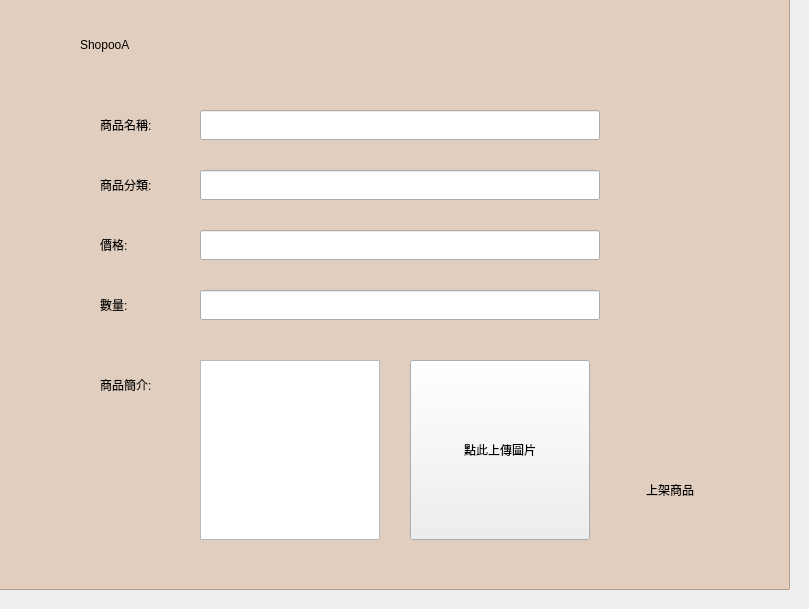
    <widget class="QWidget" name="hitshelves">
     <widget class="QLabel" name="label_161">
      <property name="geometry">
       <rect>
        <x>20</x>
        <y>20</y>
        <width>50</width>
        <height>50</height>
       </rect>
      </property>
      <property name="styleSheet">
       <string notr="true">image: url(:/images/store.png);</string>
      </property>
      <property name="text">
       <string/>
      </property>
     </widget>
     <widget class="QGraphicsView" name="graphicsView_30">
      <property name="geometry">
       <rect>
        <x>-10</x>
        <y>-10</y>
        <width>800</width>
        <height>600</height>
       </rect>
      </property>
      <property name="styleSheet">
       <string notr="true">background-color: rgb(225, 206, 190);
</string>
      </property>
     </widget>
     <widget class="QLabel" name="label_162">
      <property name="geometry">
       <rect>
        <x>80</x>
        <y>30</y>
        <width>120</width>
        <height>30</height>
       </rect>
      </property>
      <property name="styleSheet">
       <string notr="true">font: 700 14pt &quot;Microsoft JhengHei UI&quot;;</string>
      </property>
      <property name="text">
       <string>ShopooA</string>
      </property>
     </widget>
     <widget class="QLabel" name="label_59">
      <property name="geometry">
       <rect>
        <x>100</x>
        <y>100</y>
        <width>100</width>
        <height>50</height>
       </rect>
      </property>
      <property name="styleSheet">
       <string notr="true">font: 700 12pt &quot;Microsoft JhengHei UI&quot;;</string>
      </property>
      <property name="text">
       <string>商品名稱:</string>
      </property>
     </widget>
     <widget class="QLabel" name="label_60">
      <property name="geometry">
       <rect>
        <x>100</x>
        <y>160</y>
        <width>100</width>
        <height>50</height>
       </rect>
      </property>
      <property name="styleSheet">
       <string notr="true">font: 700 12pt &quot;Microsoft JhengHei UI&quot;;</string>
      </property>
      <property name="text">
       <string>商品分類:</string>
      </property>
     </widget>
     <widget class="QLabel" name="label_61">
      <property name="geometry">
       <rect>
        <x>100</x>
        <y>220</y>
        <width>100</width>
        <height>50</height>
       </rect>
      </property>
      <property name="styleSheet">
       <string notr="true">font: 700 12pt &quot;Microsoft JhengHei UI&quot;;</string>
      </property>
      <property name="text">
       <string>價格:</string>
      </property>
     </widget>
     <widget class="QLabel" name="label_62">
      <property name="geometry">
       <rect>
        <x>100</x>
        <y>280</y>
        <width>100</width>
        <height>50</height>
       </rect>
      </property>
      <property name="styleSheet">
       <string notr="true">font: 700 12pt &quot;Microsoft JhengHei UI&quot;;</string>
      </property>
      <property name="text">
       <string>數量:</string>
      </property>
     </widget>
     <widget class="QLineEdit" name="lineEdit_7">
      <property name="geometry">
       <rect>
        <x>200</x>
        <y>110</y>
        <width>400</width>
        <height>30</height>
       </rect>
      </property>
     </widget>
     <widget class="QLineEdit" name="lineEdit_8">
      <property name="geometry">
       <rect>
        <x>200</x>
        <y>170</y>
        <width>400</width>
        <height>30</height>
       </rect>
      </property>
     </widget>
     <widget class="QLineEdit" name="lineEdit_9">
      <property name="geometry">
       <rect>
        <x>200</x>
        <y>230</y>
        <width>400</width>
        <height>30</height>
       </rect>
      </property>
     </widget>
     <widget class="QLineEdit" name="lineEdit_10">
      <property name="geometry">
       <rect>
        <x>200</x>
        <y>290</y>
        <width>400</width>
        <height>30</height>
       </rect>
      </property>
     </widget>
     <widget class="QLabel" name="label_63">
      <property name="geometry">
       <rect>
        <x>100</x>
        <y>360</y>
        <width>100</width>
        <height>50</height>
       </rect>
      </property>
      <property name="styleSheet">
       <string notr="true">font: 700 12pt &quot;Microsoft JhengHei UI&quot;;</string>
      </property>
      <property name="text">
       <string>商品簡介:</string>
      </property>
     </widget>
     <widget class="QTextEdit" name="textEdit">
      <property name="geometry">
       <rect>
        <x>200</x>
        <y>360</y>
        <width>180</width>
        <height>180</height>
       </rect>
      </property>
     </widget>
     <widget class="QPushButton" name="pushButton_13">
      <property name="geometry">
       <rect>
        <x>410</x>
        <y>360</y>
        <width>180</width>
        <height>180</height>
       </rect>
      </property>
      <property name="cursor">
       <cursorShape>PointingHandCursor</cursorShape>
      </property>
      <property name="styleSheet">
       <string notr="true"/>
      </property>
      <property name="text">
       <string>點此上傳圖片</string>
      </property>
     </widget>
     <widget class="QPushButton" name="pushButton_14">
      <property name="geometry">
       <rect>
        <x>20</x>
        <y>20</y>
        <width>50</width>
        <height>50</height>
       </rect>
      </property>
      <property name="cursor">
       <cursorShape>PointingHandCursor</cursorShape>
      </property>
      <property name="styleSheet">
       <string notr="true">border:none;</string>
      </property>
      <property name="text">
       <string/>
      </property>
     </widget>
     <widget class="QPushButton" name="pushButton_15">
      <property name="geometry">
       <rect>
        <x>620</x>
        <y>440</y>
        <width>100</width>
        <height>100</height>
       </rect>
      </property>
      <property name="cursor">
       <cursorShape>PointingHandCursor</cursorShape>
      </property>
      <property name="styleSheet">
       <string notr="true">font: 700 10pt &quot;Microsoft JhengHei UI&quot;;
background-color: rgb(225, 206, 190);
border-style:none</string>
      </property>
      <property name="text">
       <string>上架商品</string>
      </property>
     </widget>
     <zorder>graphicsView_30</zorder>
     <zorder>label_161</zorder>
     <zorder>label_162</zorder>
     <zorder>label_59</zorder>
     <zorder>label_60</zorder>
     <zorder>label_61</zorder>
     <zorder>label_62</zorder>
     <zorder>lineEdit_7</zorder>
     <zorder>lineEdit_8</zorder>
     <zorder>lineEdit_9</zorder>
     <zorder>lineEdit_10</zorder>
     <zorder>label_63</zorder>
     <zorder>textEdit</zorder>
     <zorder>pushButton_13</zorder>
     <zorder>pushButton_14</zorder>
     <zorder>pushButton_15</zorder>
    </widget>
